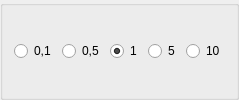
          <widget class="QGroupBox" name="grpStep">
           <property name="maximumSize">
            <size>
             <width>16777215</width>
             <height>16777215</height>
            </size>
           </property>
           <property name="title">
            <string/>
           </property>
           <layout class="QGridLayout" name="gridLayout_3">
            <item row="0" column="1">
             <widget class="QRadioButton" name="rbuStep01">
              <property name="text">
               <string>0,1</string>
              </property>
             </widget>
            </item>
            <item row="0" column="3">
             <widget class="QRadioButton" name="rbuStep1">
              <property name="text">
               <string>1</string>
              </property>
              <property name="checked">
               <bool>true</bool>
              </property>
             </widget>
            </item>
            <item row="0" column="2">
             <widget class="QRadioButton" name="rbuStep05">
              <property name="text">
               <string>0,5</string>
              </property>
             </widget>
            </item>
            <item row="0" column="5">
             <widget class="QRadioButton" name="rbuStep10">
              <property name="text">
               <string>10</string>
              </property>
             </widget>
            </item>
            <item row="0" column="4">
             <widget class="QRadioButton" name="rbuStep5">
              <property name="text">
               <string>5</string>
              </property>
             </widget>
            </item>
           </layout>
          </widget>
